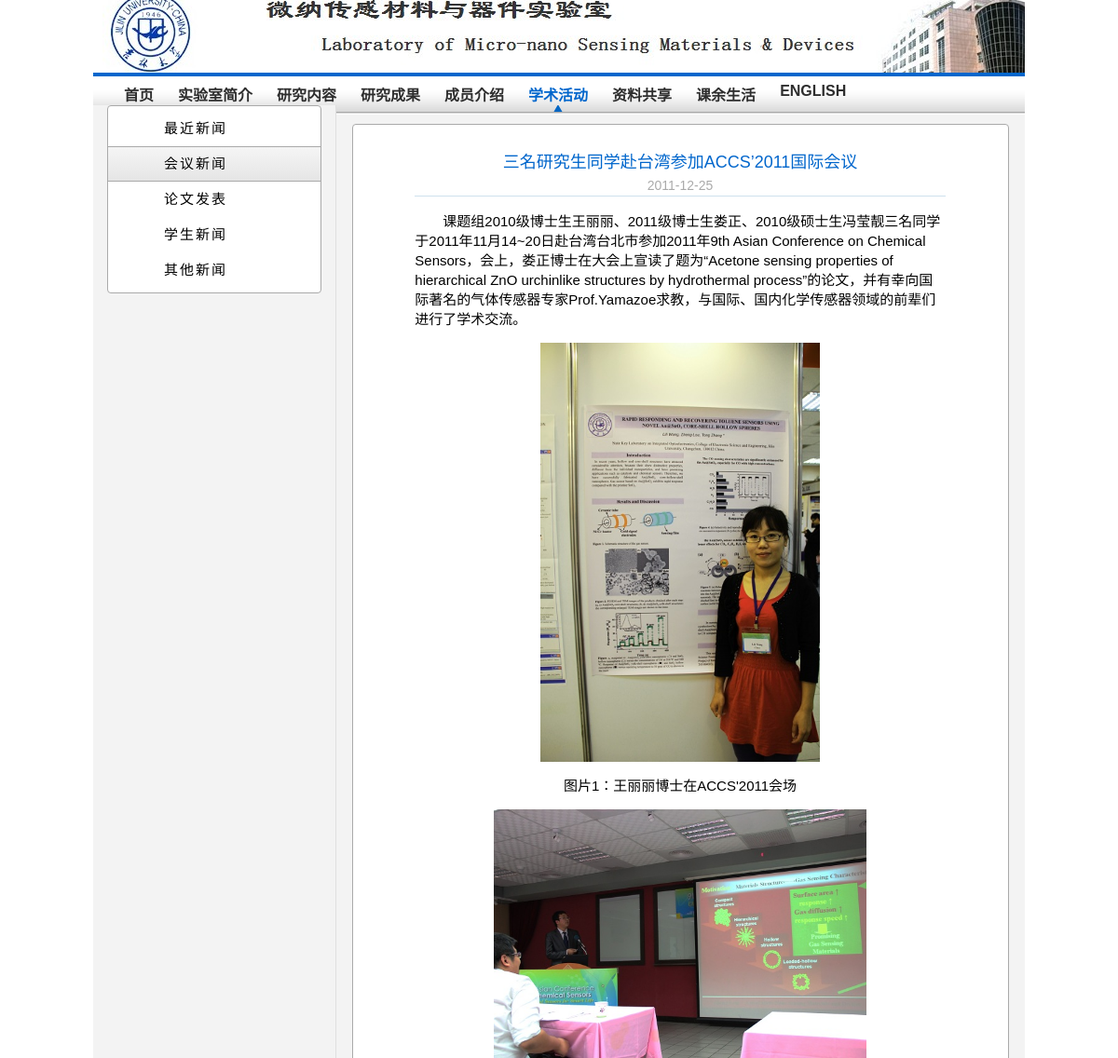
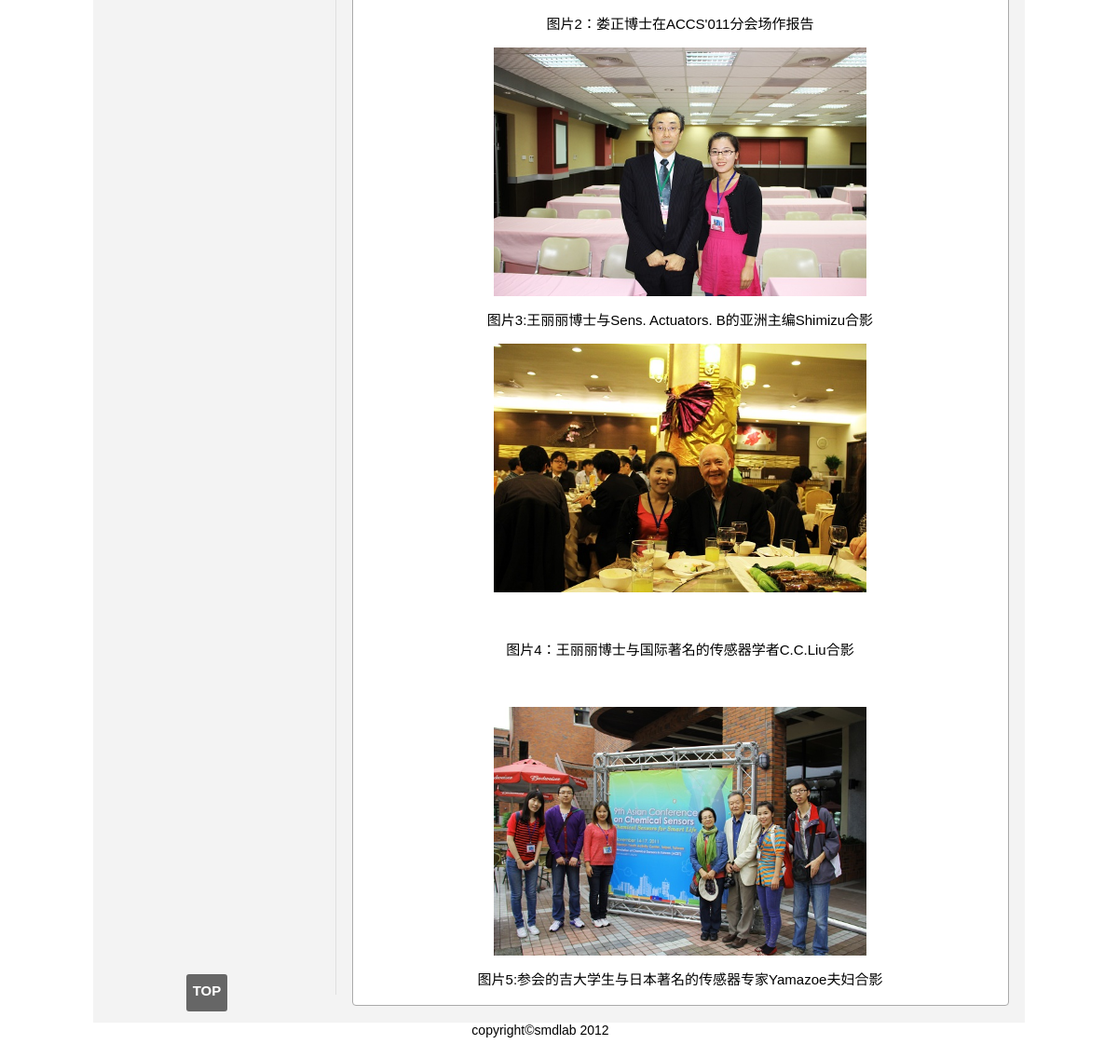
The page /academic_detail.php?nid=53 on the database its author committed (2 pictures, top to bottom).
### tables this page shows
CREATE TABLE `academic` (
  `a_id` int(11) NOT NULL auto_increment,
  `a_name` varchar(100) NOT NULL default '',
  `a_type` varchar(50) default NULL,
  `a_content` text NOT NULL,
  `a_date` date NOT NULL default '0000-00-00',
  `a_pic_cover_path` varchar(100) default NULL,
  PRIMARY KEY  (`a_id`),
  UNIQUE KEY `a_name` (`a_name`)
);

### academic_detail.php (the view, shortened to what this page needs)
<!DOCTYPE html PUBLIC "-//W3C//DTD XHTML 1.0 Transitional//EN" "http://www.w3.org/TR/xhtml1/DTD/xhtml1-transitional.dtd">
<html xmlns="http://www.w3.org/1999/xhtml">
<head>
<?php include("./include/media/css.php");?>
<link rel="stylesheet" type="text/css" href="./media/css/academic.css" />
<link rel="stylesheet" type="text/css" href="./media/third_party/fancybox/jquery.fancybox-1.3.4.css" media="screen" />
</head>
<body>
<div id="wrapper">
<?php include("./include/header.php");?>
<div id="content">
    <div id="sidebar">
	    <?php include("./include/sidebar_academic.php");?>
	</div>
	<div id="main">
	    <div id="area">
		    <div class="item" id="item">
			    <?php
				    $a_id = $_GET["nid"];
					$sql = "SELECT * FROM academic where a_id='$a_id'";
					$result = mysql_query($sql);
					$row = mysql_fetch_array($result);
				?>
				<h3>
				    <?php echo $row["a_name"];?><br/>
					<span><?php echo $row['a_date'];?></span>
				</h3>
				<div id="a_content"><?php echo $row["a_content"];?></div>
			</div>
		</div>
	</div>
</div>
<?php include("./include/footer.php");?>
</div>
</body>
</html>

### media/css/common/layout.css (style rules this page uses)
#content { position: relative; min-height: 870px; }
#sidebar { min-height: 830px; _height: 860px; width: 240px; padding: 0 10px 10px 10px; margin: 10px 0 0 0; }
#main { position: absolute; left: 260px; top: 0px; min-height: 840px; width: 740px; }
#main #area { margin: 10px auto 0px; padding: 0px 0 0px; width: 95%; border-radius: 4px; }

### media/css/common/color.css (style rules this page uses)
#content { border-top:1px #fff solid; background: #F3F3F3; }
#sidebar { background: #F3F3F3; border-right: 1px solid #DFDFDF; }
#main #area { border: 1px solid #aaa; background: #fff; }

### media/css/common/component.css (style rules this page uses)
#area .item { margin: 24px auto 0; width: 90%; }
#area h3 { padding: 0 0 4px 20px; letter-spacing: 0px; border-bottom: 1px solid #CEE1EE; text-align: left; margin: 20px auto 5px; font: normal 18px arial,sans-serif; color: #06c; }

### media/css/academic.css (style rules this page uses)
#sidebar { min-height: 520px; }
#main { min-height: 520px; }
#area { min-height: 500px; }
#area h3 { margin: 16px auto 6px; padding: 0 0 0 0px; width: 90%; text-align: center; line-height: 1.8; font-family: 微软雅黑,arial,sans-serif; }
#area h3 span { text-align: center; line-height: 1.4; font-family: arial,sans-serif; font-size: 14px; color: #aaa; }
#area .item #a_content { margin: 16px auto 24px; padding: 0 0 16px 0px; width: 90%; line-height: 1.4; font-family: arial,sans-serif; font-size: 15px; }

### rows shown on the page
academic: a_name "三名研究生同学赴台湾参加ACCS’2011国际会议", a_date "2011-12-25", a_content "课题组2010级博士生王丽丽、2011级博士生娄正、2010级硕士生冯莹靓三名同学于2011年11月14~20日赴台湾台北市参加2011年9th Asian Conference on Chemical Sensors，会上，娄正博士在大会上宣读了题为“Acetone sensing properties of hierarchical ZnO urchinlike structures by hydrothermal process”的论文，并有幸向国际著名的气体传感器专家Prof.Yamazoe求教，与国际、国内化学传感器领域的前辈们进行了学术交流。 图片1：王丽丽博士在ACCS'2011会场 图片2：娄正博士在ACCS'011分会场作报告 图片3:王丽丽博士与Sens. Actuators. B的亚洲主编Shimizu合影 图片4：王丽丽博士与国际著名的传感器学者C.C.Liu合影 图片5:参会的吉大学生与日本著名的传感器专家Yamazoe夫妇合影", a_content (picture)
